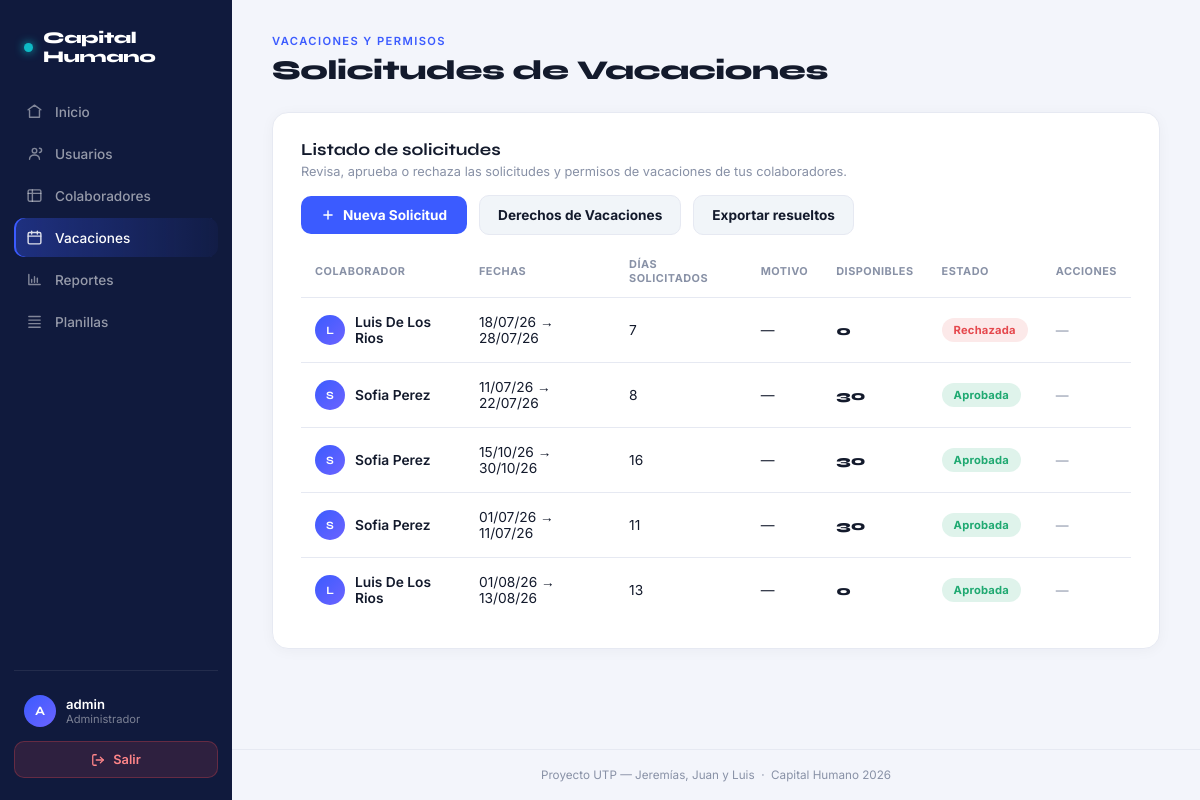
The page /vacaciones (signed in) on the database its author committed.
### tables this page shows
CREATE TABLE `vacaciones` (
  `id` int NOT NULL AUTO_INCREMENT,
  `colaborador_id` int NOT NULL,
  `fecha_inicio` date NOT NULL,
  `fecha_fin` date NOT NULL,
  `dias_disfrutados` int NOT NULL,
  `motivo` varchar(255) DEFAULT NULL,
  `integrity_signature` varchar(512) DEFAULT NULL,
  `documento_resuelto` varchar(255) DEFAULT NULL,
  `aprobado_por` int DEFAULT NULL,
  `fecha_registro` datetime DEFAULT CURRENT_TIMESTAMP,
  `estado` enum('Pendiente','Aprobada','Rechazada') DEFAULT 'Pendiente',
  PRIMARY KEY (`id`),
  KEY `colaborador_id` (`colaborador_id`),
  KEY `aprobado_por` (`aprobado_por`),
  CONSTRAINT `vacaciones_ibfk_1` FOREIGN KEY (`colaborador_id`) REFERENCES `colaboradores` (`id`) ON DELETE CASCADE,
  CONSTRAINT `vacaciones_ibfk_2` FOREIGN KEY (`aprobado_por`) REFERENCES `usuarios` (`id`) ON DELETE SET NULL
);

CREATE TABLE `colaboradores` (
  `id` int NOT NULL AUTO_INCREMENT,
  `identificacion` varchar(20) NOT NULL,
  `primer_nombre` varchar(50) NOT NULL,
  `segundo_nombre` varchar(50) DEFAULT NULL,
  `primer_apellido` varchar(50) NOT NULL,
  `segundo_apellido` varchar(50) DEFAULT NULL,
  `sexo` char(1) DEFAULT NULL,
  `fecha_nacimiento` date NOT NULL,
  `foto_perfil` varchar(255) DEFAULT NULL,
  `direccion` text,
  `correo_personal` varchar(100) DEFAULT NULL,
  `telefono` varchar(20) DEFAULT NULL,
  `celular` varchar(20) DEFAULT NULL,
  `departamento` varchar(100) NOT NULL,
  `fecha_contratacion` date NOT NULL,
  `tipo_contrato` varchar(20) DEFAULT NULL,
  `ocupacion` varchar(100) NOT NULL,
  `estatus` varchar(20) DEFAULT 'Activo',
  `empleado_activo` tinyint(1) DEFAULT '1',
  `historial_academico_pdf` varchar(255) DEFAULT NULL,
  `integrity_signature` varchar(512) DEFAULT NULL,
  PRIMARY KEY (`id`),
  UNIQUE KEY `identificacion` (`identificacion`),
  UNIQUE KEY `correo_personal` (`correo_personal`)
);

### app/Controllers/VacacionController.php (called while the page is built, shortened)
<?php
class VacacionController {
    private Vacacion $vacacionModel;
    public function __construct(Vacacion $vacacionModel, Colaborador $colaboradorModel) {
        $this->vacacionModel = $vacacionModel;
    }
    public function index(): void {
        $solicitudes = $this->vacacionModel->getAll();
        foreach ($solicitudes as $key => $solicitud) {
            $solicitudes[$key]['dias_disponibles'] = $this->vacacionModel->calcularDiasDisponibles(
                (int)$solicitud['colaborador_id'],
                $solicitud['fecha_contratacion']
            );
        }
        require_once BASE_PATH . '/app/Views/modules/vacaciones/index.php';
    }
}

### app/Models/Vacacion.php (called while the page is built, shortened)
<?php
class Vacacion {
    private \PDO $db;
    public function __construct(\PDO $db) {
        $this->db = $db;
    }
    public function calcularDiasDisponibles(int $colaborador_id, string $fecha_contratacion): int {
        $fecha_inicio = new \DateTime($fecha_contratacion);
        $hoy = new \DateTime();
        $dias_trabajados = $fecha_inicio->diff($hoy)->days;
        $dias_acumulados = (int)round($dias_trabajados / 11);
        $stmt = $this->db->prepare("SELECT SUM(dias_disfrutados) as tomados FROM vacaciones WHERE colaborador_id = ? AND estado = 'Aprobada'");
        $stmt->execute([$colaborador_id]);
        $resultado = $stmt->fetch();
        $dias_tomados = $resultado['tomados'] ? (int)$resultado['tomados'] : 0;
        return max(0, $dias_acumulados - $dias_tomados);
    }
    public function getAll(): array {
        $sql = "SELECT v.*, c.identificacion, c.primer_nombre, c.primer_apellido, c.fecha_contratacion
                FROM vacaciones v
                JOIN colaboradores c ON v.colaborador_id = c.id
                ORDER BY v.fecha_registro DESC";
        $stmt = $this->db->query($sql);
        $rows = $stmt->fetchAll(\PDO::FETCH_ASSOC);
        foreach ($rows as $row) {
            if (!empty($row[Integrity::getSignatureField()])) {
                Integrity::verifyRow($row, 'vacaciones', $row['id'], $this->db);
            }
        }
        return $rows;
    }
}

### app/Core/Integrity.php (called while the page is built, shortened)
<?php
class Integrity {
    private static ?string $secretKey = null;
    private static array $tableColumnsCache = [];
    public static function getSecretKey(): string {
        if (self::$secretKey !== null) {
            return self::$secretKey;
        }
        $envKey = getenv('INTEGRITY_SECRET');
        self::$secretKey = $envKey !== false && $envKey !== '' ? $envKey : self::DEFAULT_SECRET;
        return self::$secretKey;
    }
    public static function getTableColumns(\PDO $db, string $table): array {
        $table = self::sanitizeIdentifier($table);
        if (isset(self::$tableColumnsCache[$table])) {
            return self::$tableColumnsCache[$table];
        }
        $columns = [];
        $stmt = $db->query("SHOW COLUMNS FROM {$table}");
        foreach ($stmt->fetchAll(\PDO::FETCH_ASSOC) as $col) {
            if (!in_array($col['Field'], ['id', self::getSignatureField()], true)) {
                $columns[] = $col['Field'];
            }
        }
        self::$tableColumnsCache[$table] = $columns;
        return $columns;
    }
    public static function buildPayload(array $fields): string {
        ksort($fields);
        $parts = [];
        foreach ($fields as $key => $value) {
            $parts[] = $key . '=' . (string)$value;
        }
        return implode('|', $parts);
    }
    public static function getSignatureField(): string {
        return 'integrity_signature';
    }
    public static function signRecord(array $fields): string {
        $payload = self::buildPayload($fields);
        return base64_encode(hash_hmac('sha256', $payload, self::getSecretKey(), true));
    }
    public static function verifyRecord(array $fields, string $signature): bool {
        return hash_equals(self::signRecord($fields), $signature);
    }
    private static function sanitizeIdentifier(string $value): string {
        $clean = preg_replace('/[^a-zA-Z0-9_]/', '', $value);
        return $clean;
    }
    public static function getRowPayloadFields(array $row, array $allowedColumns = []): array {
        $signatureKey = self::getSignatureField();
        $payload = [];
        foreach ($row as $key => $value) {
            if (!is_string($key) || $key === $signatureKey || $key === 'id') {
                continue;
            }
            if (!empty($allowedColumns) && !in_array($key, $allowedColumns, true)) {
                continue;
            }
            $payload[$key] = $value;
        }
        return $payload;
    }
    public static function verifyRow(array $row, string $table, string|int $id, ?\PDO $db = null): void {
        $signatureKey = self::getSignatureField();
        $signature = (string)$row[$signatureKey];
        $allowedColumns = [];
        if ($db !== null) {
            $allowedColumns = self::getTableColumns($db, $table);
        }
        $payloadFields = self::getRowPayloadFields($row, $allowedColumns);
    }
}

### app/Views/modules/vacaciones/index.php (the view, shortened to what this page needs)
<!DOCTYPE html>
<html lang="es">
<head>
</head>
<body>
    <aside class="sidebar">
        <a class="sidebar-brand" href="/home"><span class="dot"></span>Capital Humano</a>
        <ul class="sidebar-nav">
            <li class="sidebar-item">
                <a class="sidebar-link" href="/home">
                    <svg width="17" height="17" viewBox="0 0 24 24" fill="none" stroke="currentColor" stroke-width="2" stroke-linecap="round" stroke-linejoin="round"><path d="M3 9.5 12 3l9 6.5"/><path d="M5 10v10h14V10"/></svg>
                    Inicio
                </a>
            </li>
            <li class="sidebar-item">
                <a class="sidebar-link" href="/usuarios">
                    <svg width="17" height="17" viewBox="0 0 24 24" fill="none" stroke="currentColor" stroke-width="2" stroke-linecap="round" stroke-linejoin="round"><circle cx="12" cy="8" r="3.2"/><path d="M5 20c0-3.5 3-6 7-6s7 2.5 7 6"/><path d="M19 4.5a3 3 0 0 1 0 6"/></svg>
                    Usuarios
                </a>
            </li>
            <li class="sidebar-item">
                <a class="sidebar-link" href="/colaboradores">
                    <svg width="17" height="17" viewBox="0 0 24 24" fill="none" stroke="currentColor" stroke-width="2" stroke-linecap="round" stroke-linejoin="round"><rect x="3" y="4" width="18" height="16" rx="2"/><path d="M3 9h18M9 4v16"/></svg>
                    Colaboradores
                </a>
            </li>
            <li class="sidebar-item active">
                <a class="sidebar-link" href="/vacaciones">
                    <svg width="17" height="17" viewBox="0 0 24 24" fill="none" stroke="currentColor" stroke-width="2" stroke-linecap="round" stroke-linejoin="round"><rect x="3" y="5" width="18" height="16" rx="2"/><path d="M3 10h18M8 3v4M16 3v4"/></svg>
                    Vacaciones
                </a>
            </li>
            <li class="sidebar-item">
                <a class="sidebar-link" href="/reportes">
                    <svg width="17" height="17" viewBox="0 0 24 24" fill="none" stroke="currentColor" stroke-width="2" stroke-linecap="round" stroke-linejoin="round"><path d="M4 19V5M4 19h16M8 16v-4M12 16V8M16 16v-6"/></svg>
                    Reportes
                </a>
            </li>
            <li class="sidebar-item">
                <a class="sidebar-link" href="/planillas">
                    <svg width="17" height="17" viewBox="0 0 24 24" fill="none" stroke="currentColor" stroke-width="2" stroke-linecap="round" stroke-linejoin="round"><path d="M4 5h16M4 10h16M4 15h16M4 20h16"/></svg>
                    Planillas
                </a>
            </li>
        </ul>
        <div class="sidebar-foot">
            <div class="sidebar-user">
                <div class="sidebar-avatar">A</div>
                <div class="who">
                    <b>admin</b>
                    <span>Administrador</span>
                </div>
            </div>
            <a href="/logout" class="btn-logout">
                <svg width="14" height="14" viewBox="0 0 24 24" fill="none" stroke="currentColor" stroke-width="2.2" stroke-linecap="round" stroke-linejoin="round"><path d="M9 21H5a2 2 0 0 1-2-2V5a2 2 0 0 1 2-2h4"/><path d="M16 17l5-5-5-5"/><path d="M21 12H9"/></svg>
                Salir
            </a>
        </div>
    </aside>
    <div class="main-wrap">
        <main class="main-container">
            <div class="page-title">
                <p class="eyebrow">Vacaciones y Permisos</p>
                <h1>Solicitudes de Vacaciones</h1>
            </div>
            <div class="card">
                <div class="card-header">
                    <div>
                        <h2>Listado de solicitudes</h2>
                        <p>Revisa, aprueba o rechaza las solicitudes y permisos de vacaciones de tus colaboradores.</p>
                    </div>
                    <div style="display:flex; gap:12px; flex-wrap: wrap; align-items:center;">
                        <a href="/vacaciones/crear" class="btn-new">
                            <svg width="14" height="14" viewBox="0 0 24 24" fill="none" stroke="currentColor" stroke-width="2.5" stroke-linecap="round" stroke-linejoin="round"><path d="M12 5v14M5 12h14"/></svg>
                            Nueva Solicitud
                        </a>
                        <a href="/vacaciones/derechos" class="btn-secondary">Derechos de Vacaciones</a>
                        <a href="/reportes/vacaciones" class="btn-secondary">Exportar resueltos</a>
                    </div>
                </div>
                <div class="table-wrap">
                    <table>
                        <thead>
                            <tr>
                                <th>Colaborador</th>
                                <th>Fechas</th>
                                <th>Días Solicitados</th>
                                <th>Motivo</th>
                                <th>Disponibles</th>
                                <th>Estado</th>
                                <th>Acciones</th>
                            </tr>
                        </thead>
                        <tbody id="tbody">
                            <?php foreach ($solicitudes as $solicitud): ?>
                                <tr class="entering" data-id="<?php echo htmlspecialchars($solicitud['id']); ?>">
                                    <td>
                                        <div class="colaborador-cell">
                                            <div class="avatar-sm"><?php echo htmlspecialchars(strtoupper(substr($solicitud['primer_nombre'], 0, 1))); ?></div>
                                            <?php echo htmlspecialchars($solicitud['primer_nombre'] . ' ' . $solicitud['primer_apellido']); ?>
                                        </div>
                                    </td>
                                    <td><?php echo htmlspecialchars(date('d/m/y', strtotime($solicitud['fecha_inicio'])) . ' → ' . date('d/m/y', strtotime($solicitud['fecha_fin']))); ?></td>
                                    <td><?php echo htmlspecialchars($solicitud['dias_disfrutados']); ?></td>
                                    <td><?php echo htmlspecialchars($solicitud['motivo'] ?: '—'); ?></td>
                                    <td><span class="dias-disponibles"><?php echo htmlspecialchars($solicitud['dias_disponibles']); ?></span></td>
                                    <td>
                                        <?php
                                            $statusClass = 'status-pendiente';
                                            if ($solicitud['estado'] === 'Aprobada') $statusClass = 'status-aprobada';
                                            if ($solicitud['estado'] === 'Rechazada') $statusClass = 'status-rechazada';
                                        ?>
                                        <span class="status <?php echo $statusClass; ?>"><?php echo htmlspecialchars($solicitud['estado']); ?></span>
                                    </td>
                                    <td>
                                        <?php if ($solicitud['estado'] === 'Pendiente'): ?>
                                            <div class="actions">
                                                <form method="POST" action="/vacaciones/estado" style="display:inline;">
                                                    <input type="hidden" name="csrf_token" value="<?php echo $csrf_token; ?>">
                                                    <input type="hidden" name="id" value="<?php echo $solicitud['id']; ?>">
                                                    <input type="hidden" name="estado" value="Aprobada">
                                                    <button type="submit" class="btn btn-aprob">Aprobar</button>
                                                </form>
                                                <form method="POST" action="/vacaciones/estado" style="display:inline;">
                                                    <input type="hidden" name="csrf_token" value="<?php echo $csrf_token; ?>">
                                                    <input type="hidden" name="id" value="<?php echo $solicitud['id']; ?>">
                                                    <input type="hidden" name="estado" value="Rechazada">
                                                    <button type="submit" class="btn btn-rech">Rechazar</button>
                                                </form>
                                            </div>
                                        <?php else: ?>
                                            <span class="no-actions">—</span>
                                        <?php endif; ?>
                                    </td>
                                </tr>
                            <?php endforeach; ?>
                        </tbody>
                    </table>
                </div>
            </div>
        </main>
        <footer>
            Proyecto UTP &mdash; Jeremías, Juan y Luis &nbsp;·&nbsp; Capital Humano 2026
        </footer>
    </div>
</body>
</html>

### rows shown on the page
vacaciones: colaborador.primer_nombre "L", colaborador.primer_apellido "Luis De Los Rios", fecha_inicio+fecha_fin "18/07/26 → 28/07/26", dias_disfrutados "7", motivo "—", dias_disponibles "0", estado "Rechazada"
vacaciones: colaborador.primer_nombre "S", colaborador.primer_apellido "Sofia Perez", fecha_inicio+fecha_fin "11/07/26 → 22/07/26", dias_disfrutados "8", motivo "—", dias_disponibles "30", estado "Aprobada"
vacaciones: colaborador.primer_nombre "S", colaborador.primer_apellido "Sofia Perez", fecha_inicio+fecha_fin "15/10/26 → 30/10/26", dias_disfrutados "16", motivo "—", dias_disponibles "30", estado "Aprobada"
vacaciones: colaborador.primer_nombre "S", colaborador.primer_apellido "Sofia Perez", fecha_inicio+fecha_fin "01/07/26 → 11/07/26", dias_disfrutados "11", motivo "—", dias_disponibles "30", estado "Aprobada"
vacaciones: colaborador.primer_nombre "L", colaborador.primer_apellido "Luis De Los Rios", fecha_inicio+fecha_fin "01/08/26 → 13/08/26", dias_disfrutados "13", motivo "—", dias_disponibles "0", estado "Aprobada"
